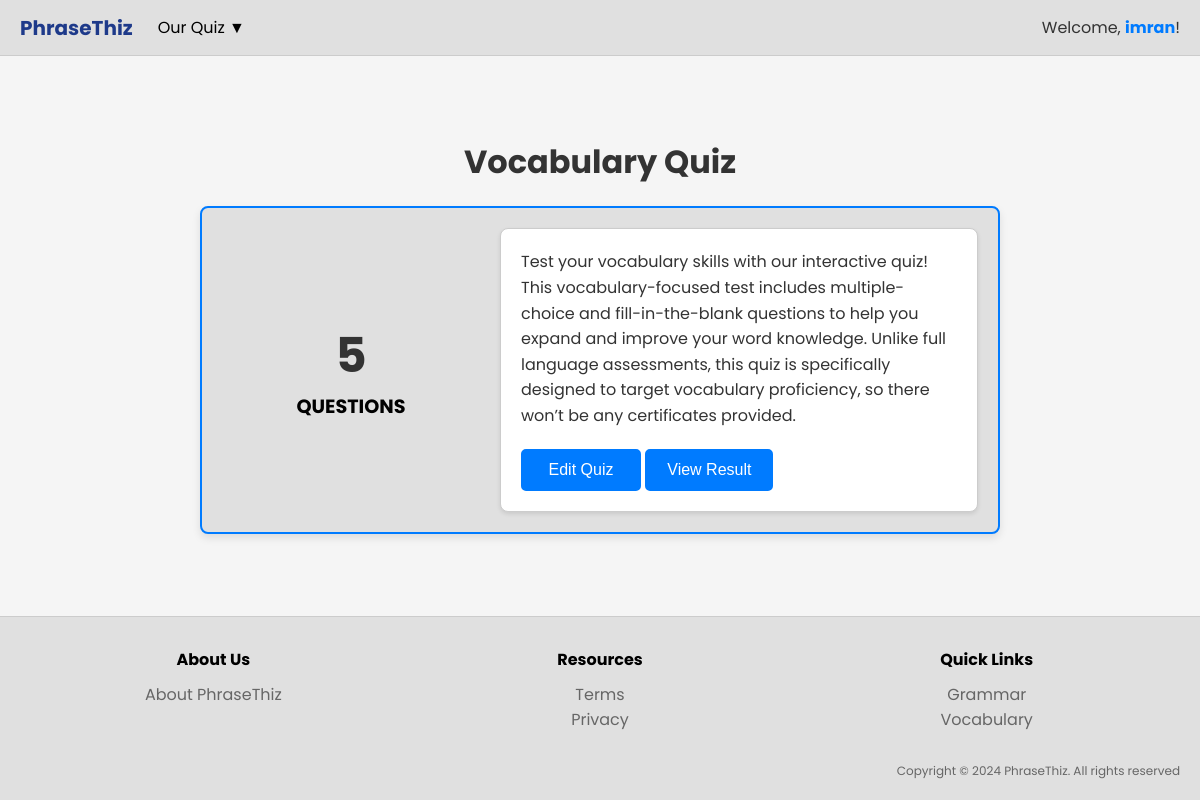
The app's page /instructor/vocabulary-instructor.php (signed in) with its own data.
### tables this page shows
CREATE TABLE IF NOT EXISTS `quiz` (
  `quiz_id` varchar(50) NOT NULL,
  `title` varchar(100) NOT NULL,
  `description` varchar(500) NOT NULL,
  `instructor_id` varchar(50) NOT NULL,
  PRIMARY KEY (`quiz_id`),
  KEY `instructor_id` (`instructor_id`)
);

### instructor/vocabulary-instructor.php (the view, shortened to what this page needs)
<?php
$servername = "localhost";
$username = "root";
$password = "";
$dbname = "phrasethiz";
$conn = new mysqli($servername, $username, $password, $dbname);
$sql_quiz = "SELECT quiz_id, title, description FROM quiz WHERE title = 'Vocabulary Quiz'";
$result_quiz = $conn->query($sql_quiz);
$quiz_title = "No title available.";
$quiz_description = "No description available.";
$quiz_id = null;
if ($result_quiz && $result_quiz->num_rows > 0) {
    $row_quiz = $result_quiz->fetch_assoc();
    $quiz_title = $row_quiz['title'];
    $quiz_description = $row_quiz['description'];
    $quiz_id = $row_quiz['quiz_id'];
}
$question_count = 0;
if ($quiz_id) {
    $sql_questions = "SELECT COUNT(*) AS question_count FROM question WHERE quiz_id = ?";
    $stmt = $conn->prepare($sql_questions);
    $stmt->bind_param("s", $quiz_id);
    $stmt->execute();
    $result_questions = $stmt->get_result();
    if ($result_questions && $result_questions->num_rows > 0) {
        $row_questions = $result_questions->fetch_assoc();
        $question_count = $row_questions['question_count'];
    }
}
?>
<!DOCTYPE html>
<html lang="en">
<head>
    <link rel="stylesheet" href="../css/vocabulary-instructor.css">
</head>
<body>
<header class="header">
    <div class="header-left">
        <a href="../instructor/instructor-homepage.php" class="logo">PhraseThiz</a>
        <div class="dropdown">
            <button class="dropdown-btn">Our Quiz ▼</button>
        </div>
    </div>
    <div class="header-right">
        <span>Welcome, <a href="../instructor/instructor-profile.php" class="profile-link"><?php echo htmlspecialchars($_SESSION['username']); ?></a>!</span>
    </div>
</header>
<section class="quiz-container">
    <h1><?php echo $quiz_title; ?></h1>
    <div class="quiz-box">
        <div class="questions-box">
            <span class="questions-number"><?php echo $question_count; ?></span>
            <p class="questions-text">QUESTIONS</p>
        </div>
        <div class="quiz-info-box">
            <p>
                <?php echo $quiz_description; ?>
            </p>
            <button class="edit-quiz-btn" onclick="editQuiz()">Edit Quiz</button>
            <button class="view-result-btn" onclick="viewResult()">View Result</button>
        </div>
    </div>
</section>
<footer>
    <div class="footer-container">
        <div class="footer-section">
            <h3>About Us</h3>
            <ul>
                <li><a href="../about-us/about-us.php">About PhraseThiz</a></li>
            </ul>
        </div>
        <div class="footer-section">
            <h3>Resources</h3>
            <ul>
                <li><a href="../term-privacy/term-privacy.php">Terms</a></li>
                <li><a href="../term-privacy/term-privacy.php">Privacy</a></li>
            </ul>
        </div>
        <div class="footer-section">
            <h3>Quick Links</h3>
            <ul>
                <li><a href="../instructor/grammar-instructor.php">Grammar</a></li>
                <li><a href="../instructor/vocabulary-instructor.php">Vocabulary</a></li>
            </ul>
        </div>
        <div class="footer-copyright">
            <p>Copyright &copy; 2024 PhraseThiz. All rights reserved</p>
        </div>
    </div>
</footer>
</body>
</html>

### css/vocabulary-instructor.css (style rules this page uses)
* { margin: 0; padding: 0; box-sizing: border-box; }
body { font-family: 'Poppins', sans-serif; background-color: #f5f5f5; color: #333; display: flex; flex-direction: column; min-height: 100vh; }
.header { display: flex; justify-content: space-between; align-items: center; padding: 10px 20px; background-color: #e0e0e0; border-bottom: 1px solid #ccc; }
.header-left { display: flex; align-items: center; gap: 20px; }
.logo { font-size: 20px; font-weight: bold; color: #1e3a8a; text-decoration: none; }
.dropdown { position: relative; }
.dropdown-btn { background: none; border: none; font-family: 'Poppins', sans-serif; color: #000; font-size: 16px; cursor: pointer; padding: 5px; transition: color 0.3s; }
.header-right { display: flex; align-items: center; }
.profile-link { text-decoration: none; color: #007BFF; font-weight: bold; }
.quiz-container { flex: 1; display: flex; flex-direction: column; align-items: center; justify-content: center; text-align: center; padding: 50px; }
.quiz-container h1 { font-size: 2rem; margin-bottom: 20px; color: #333; }
.quiz-box { display: flex; justify-content: space-between; align-items: center; background-color: #e0e0e0; border: 2px solid #007bff; border-radius: 8px; padding: 20px; width: 800px; max-width: 90%; box-shadow: 0 4px 8px rgba(0, 0, 0, 0.1); }
.questions-box { flex: 1; text-align: center; padding: 20px; }
.questions-number { font-size: 3rem; font-weight: bold; color: #333; margin-bottom: 10px; }
.questions-text { font-size: 1.2rem; font-weight: bold; color: #000; }
.quiz-info-box { flex: 2; text-align: left; padding: 20px; background-color: #fff; border: 1px solid #ccc; border-radius: 8px; margin-left: 20px; box-shadow: 0 2px 4px rgba(0, 0, 0, 0.1); }
.quiz-info-box p { font-size: 1rem; line-height: 1.6; color: #333; margin-bottom: 20px; }
.edit-quiz-btn, .view-result-btn { background-color: #007bff; color: white; text-decoration: none; padding: 10px 20px; font-size: 1rem; border: 2px solid #007bff; border-radius: 5px; cursor: pointer; transition: all 0.3s ease-in-out; min-width: 120px; }
footer { background-color: #e0e0e0; padding: 20px; border-top: 1px solid #ccc; text-align: center; margin-top: auto; }
.footer-container { display: flex; flex-wrap: wrap; justify-content: space-between; align-items: flex-start; max-width: 1200px; margin: 0 auto; }
.footer-section { flex: 1; min-width: 200px; margin: 10px; }
.footer-section h3 { font-size: 16px; margin-bottom: 10px; color: #000; }
.footer-section ul { list-style: none; padding: 0; margin: 0; }
.footer-section ul li a { text-decoration: none; color: #666; }
.footer-copyright { flex: 1 100%; text-align: right; font-size: 12px; color: #666; margin-top: 20px; }

### records on screen
quiz: title "Vocabulary Quiz", description "Test your vocabulary skills with our interactive quiz! This vocabulary-focused test includes multiple-choice and fill-in-the-blank questions to help you expand and improve your word knowledge. Unlike full language assessments, this quiz is specifically designed to target vocabulary proficiency, so there won’t be any certificates provided."

### other values on screen
$_SESSION['username'] "imran"
$question_count "5"
